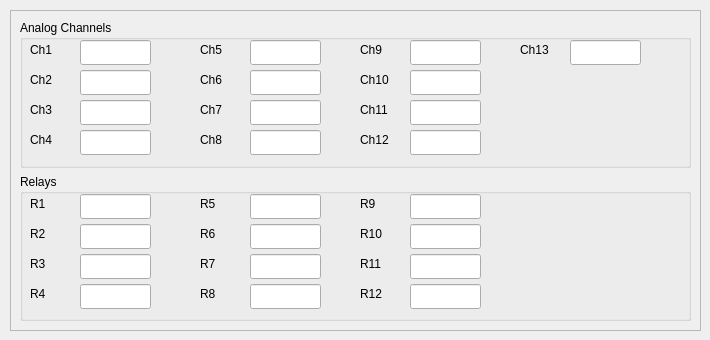
                  <widget class="QWidget" name="tab_mrs2">
                   <attribute name="title">
                    <string>MRS 2</string>
                   </attribute>
                   <widget class="QFrame" name="frame_mrs1_2">
                    <property name="geometry">
                     <rect>
                      <x>10</x>
                      <y>10</y>
                      <width>691</width>
                      <height>321</height>
                     </rect>
                    </property>
                    <property name="frameShape">
                     <enum>QFrame::StyledPanel</enum>
                    </property>
                    <property name="frameShadow">
                     <enum>QFrame::Raised</enum>
                    </property>
                    <layout class="QVBoxLayout" name="verticalLayout_2">
                     <item>
                      <widget class="QGroupBox" name="groupBox_analogs_2">
                       <property name="title">
                        <string>Analog Channels</string>
                       </property>
                       <widget class="QLabel" name="label_ch1_2">
                        <property name="geometry">
                         <rect>
                          <x>10</x>
                          <y>20</y>
                          <width>40</width>
                          <height>19</height>
                         </rect>
                        </property>
                        <property name="text">
                         <string>Ch1</string>
                        </property>
                       </widget>
                       <widget class="QLineEdit" name="lineEdit_ch1_2">
                        <property name="geometry">
                         <rect>
                          <x>60</x>
                          <y>20</y>
                          <width>71</width>
                          <height>25</height>
                         </rect>
                        </property>
                       </widget>
                       <widget class="QLineEdit" name="lineEdit_ch2_2">
                        <property name="geometry">
                         <rect>
                          <x>60</x>
                          <y>50</y>
                          <width>71</width>
                          <height>25</height>
                         </rect>
                        </property>
                       </widget>
                       <widget class="QLabel" name="label_ch2_2">
                        <property name="geometry">
                         <rect>
                          <x>10</x>
                          <y>50</y>
                          <width>41</width>
                          <height>19</height>
                         </rect>
                        </property>
                        <property name="text">
                         <string>Ch2</string>
                        </property>
                       </widget>
                       <widget class="QLineEdit" name="lineEdit_ch3_2">
                        <property name="geometry">
                         <rect>
                          <x>60</x>
                          <y>80</y>
                          <width>71</width>
                          <height>25</height>
                         </rect>
                        </property>
                       </widget>
                       <widget class="QLineEdit" name="lineEdit_ch4_2">
                        <property name="geometry">
                         <rect>
                          <x>60</x>
                          <y>110</y>
                          <width>71</width>
                          <height>25</height>
                         </rect>
                        </property>
                       </widget>
                       <widget class="QLabel" name="label_ch3_2">
                        <property name="geometry">
                         <rect>
                          <x>10</x>
                          <y>80</y>
                          <width>41</width>
                          <height>19</height>
                         </rect>
                        </property>
                        <property name="text">
                         <string>Ch3</string>
                        </property>
                       </widget>
                       <widget class="QLabel" name="label_ch4_2">
                        <property name="geometry">
                         <rect>
                          <x>10</x>
                          <y>110</y>
                          <width>41</width>
                          <height>19</height>
                         </rect>
                        </property>
                        <property name="text">
                         <string>Ch4</string>
                        </property>
                       </widget>
                       <widget class="QLabel" name="label_ch7_2">
                        <property name="geometry">
                         <rect>
                          <x>180</x>
                          <y>80</y>
                          <width>41</width>
                          <height>19</height>
                         </rect>
                        </property>
                        <property name="text">
                         <string>Ch7</string>
                        </property>
                       </widget>
                       <widget class="QLineEdit" name="lineEdit_ch5_2">
                        <property name="geometry">
                         <rect>
                          <x>230</x>
                          <y>20</y>
                          <width>71</width>
                          <height>25</height>
                         </rect>
                        </property>
                       </widget>
                       <widget class="QLineEdit" name="lineEdit_ch6_2">
                        <property name="geometry">
                         <rect>
                          <x>230</x>
                          <y>50</y>
                          <width>71</width>
                          <height>25</height>
                         </rect>
                        </property>
                       </widget>
                       <widget class="QLabel" name="label_ch5_2">
                        <property name="geometry">
                         <rect>
                          <x>180</x>
                          <y>20</y>
                          <width>41</width>
                          <height>19</height>
                         </rect>
                        </property>
                        <property name="text">
                         <string>Ch5</string>
                        </property>
                       </widget>
                       <widget class="QLineEdit" name="lineEdit_ch7_2">
                        <property name="geometry">
                         <rect>
                          <x>230</x>
                          <y>80</y>
                          <width>71</width>
                          <height>25</height>
                         </rect>
                        </property>
                       </widget>
                       <widget class="QLabel" name="label_ch8_2">
                        <property name="geometry">
                         <rect>
                          <x>180</x>
                          <y>110</y>
                          <width>41</width>
                          <height>19</height>
                         </rect>
                        </property>
                        <property name="text">
                         <string>Ch8</string>
                        </property>
                       </widget>
                       <widget class="QLabel" name="label_ch6_2">
                        <property name="geometry">
                         <rect>
                          <x>180</x>
                          <y>50</y>
                          <width>41</width>
                          <height>19</height>
                         </rect>
                        </property>
                        <property name="text">
                         <string>Ch6</string>
                        </property>
                       </widget>
                       <widget class="QLineEdit" name="lineEdit_ch8_2">
                        <property name="geometry">
                         <rect>
                          <x>230</x>
                          <y>110</y>
                          <width>71</width>
                          <height>25</height>
                         </rect>
                        </property>
                       </widget>
                       <widget class="QLabel" name="label_ch11_2">
                        <property name="geometry">
                         <rect>
                          <x>340</x>
                          <y>80</y>
                          <width>41</width>
                          <height>19</height>
                         </rect>
                        </property>
                        <property name="text">
                         <string>Ch11</string>
                        </property>
                       </widget>
                       <widget class="QLineEdit" name="lineEdit_ch9_2">
                        <property name="geometry">
                         <rect>
                          <x>390</x>
                          <y>20</y>
                          <width>71</width>
                          <height>25</height>
                         </rect>
                        </property>
                       </widget>
                       <widget class="QLineEdit" name="lineEdit_ch10_2">
                        <property name="geometry">
                         <rect>
                          <x>390</x>
                          <y>50</y>
                          <width>71</width>
                          <height>25</height>
                         </rect>
                        </property>
                       </widget>
                       <widget class="QLabel" name="label_ch9_2">
                        <property name="geometry">
                         <rect>
                          <x>340</x>
                          <y>20</y>
                          <width>41</width>
                          <height>19</height>
                         </rect>
                        </property>
                        <property name="text">
                         <string>Ch9</string>
                        </property>
                       </widget>
                       <widget class="QLineEdit" name="lineEdit_ch11_2">
                        <property name="geometry">
                         <rect>
                          <x>390</x>
                          <y>80</y>
                          <width>71</width>
                          <height>25</height>
                         </rect>
                        </property>
                       </widget>
                       <widget class="QLabel" name="label_ch12_2">
                        <property name="geometry">
                         <rect>
                          <x>340</x>
                          <y>110</y>
                          <width>41</width>
                          <height>19</height>
                         </rect>
                        </property>
                        <property name="text">
                         <string>Ch12</string>
                        </property>
                       </widget>
                       <widget class="QLabel" name="label_ch10_2">
                        <property name="geometry">
                         <rect>
                          <x>340</x>
                          <y>50</y>
                          <width>41</width>
                          <height>19</height>
                         </rect>
                        </property>
                        <property name="text">
                         <string>Ch10</string>
                        </property>
                       </widget>
                       <widget class="QLineEdit" name="lineEdit_ch12_2">
                        <property name="geometry">
                         <rect>
                          <x>390</x>
                          <y>110</y>
                          <width>71</width>
                          <height>25</height>
                         </rect>
                        </property>
                       </widget>
                       <widget class="QLineEdit" name="lineEdit_ch13_2">
                        <property name="geometry">
                         <rect>
                          <x>550</x>
                          <y>20</y>
                          <width>71</width>
                          <height>25</height>
                         </rect>
                        </property>
                       </widget>
                       <widget class="QLabel" name="label_ch13_2">
                        <property name="geometry">
                         <rect>
                          <x>500</x>
                          <y>20</y>
                          <width>41</width>
                          <height>19</height>
                         </rect>
                        </property>
                        <property name="text">
                         <string>Ch13</string>
                        </property>
                       </widget>
                      </widget>
                     </item>
                     <item>
                      <widget class="QGroupBox" name="groupBox_relays_2">
                       <property name="title">
                        <string>Relays</string>
                       </property>
                       <widget class="QLineEdit" name="lineEdit_r7_2">
                        <property name="geometry">
                         <rect>
                          <x>230</x>
                          <y>80</y>
                          <width>71</width>
                          <height>25</height>
                         </rect>
                        </property>
                       </widget>
                       <widget class="QLineEdit" name="lineEdit_r8_2">
                        <property name="geometry">
                         <rect>
                          <x>230</x>
                          <y>110</y>
                          <width>71</width>
                          <height>25</height>
                         </rect>
                        </property>
                       </widget>
                       <widget class="QLabel" name="label_r9_2">
                        <property name="geometry">
                         <rect>
                          <x>340</x>
                          <y>20</y>
                          <width>41</width>
                          <height>19</height>
                         </rect>
                        </property>
                        <property name="text">
                         <string>R9</string>
                        </property>
                       </widget>
                       <widget class="QLabel" name="label_r3_2">
                        <property name="geometry">
                         <rect>
                          <x>10</x>
                          <y>80</y>
                          <width>41</width>
                          <height>19</height>
                         </rect>
                        </property>
                        <property name="text">
                         <string>R3</string>
                        </property>
                       </widget>
                       <widget class="QLineEdit" name="lineEdit_r10_2">
                        <property name="geometry">
                         <rect>
                          <x>390</x>
                          <y>50</y>
                          <width>71</width>
                          <height>25</height>
                         </rect>
                        </property>
                       </widget>
                       <widget class="QLabel" name="label_r11_2">
                        <property name="geometry">
                         <rect>
                          <x>340</x>
                          <y>80</y>
                          <width>41</width>
                          <height>19</height>
                         </rect>
                        </property>
                        <property name="text">
                         <string>R11</string>
                        </property>
                       </widget>
                       <widget class="QLineEdit" name="lineEdit_r6_2">
                        <property name="geometry">
                         <rect>
                          <x>230</x>
                          <y>50</y>
                          <width>71</width>
                          <height>25</height>
                         </rect>
                        </property>
                       </widget>
                       <widget class="QLabel" name="label_r2_2">
                        <property name="geometry">
                         <rect>
                          <x>10</x>
                          <y>50</y>
                          <width>41</width>
                          <height>19</height>
                         </rect>
                        </property>
                        <property name="text">
                         <string>R2</string>
                        </property>
                       </widget>
                       <widget class="QLineEdit" name="lineEdit_r12_2">
                        <property name="geometry">
                         <rect>
                          <x>390</x>
                          <y>110</y>
                          <width>71</width>
                          <height>25</height>
                         </rect>
                        </property>
                       </widget>
                       <widget class="QLabel" name="label_r7_2">
                        <property name="geometry">
                         <rect>
                          <x>180</x>
                          <y>80</y>
                          <width>41</width>
                          <height>19</height>
                         </rect>
                        </property>
                        <property name="text">
                         <string>R7</string>
                        </property>
                       </widget>
                       <widget class="QLabel" name="label_r8_2">
                        <property name="geometry">
                         <rect>
                          <x>180</x>
                          <y>110</y>
                          <width>41</width>
                          <height>19</height>
                         </rect>
                        </property>
                        <property name="text">
                         <string>R8</string>
                        </property>
                       </widget>
                       <widget class="QLineEdit" name="lineEdit_r11_2">
                        <property name="geometry">
                         <rect>
                          <x>390</x>
                          <y>80</y>
                          <width>71</width>
                          <height>25</height>
                         </rect>
                        </property>
                       </widget>
                       <widget class="QLineEdit" name="lineEdit_r5_2">
                        <property name="geometry">
                         <rect>
                          <x>230</x>
                          <y>20</y>
                          <width>71</width>
                          <height>25</height>
                         </rect>
                        </property>
                       </widget>
                       <widget class="QLabel" name="label_r10_2">
                        <property name="geometry">
                         <rect>
                          <x>340</x>
                          <y>50</y>
                          <width>41</width>
                          <height>19</height>
                         </rect>
                        </property>
                        <property name="text">
                         <string>R10</string>
                        </property>
                       </widget>
                       <widget class="QLineEdit" name="lineEdit_r3_2">
                        <property name="geometry">
                         <rect>
                          <x>60</x>
                          <y>80</y>
                          <width>71</width>
                          <height>25</height>
                         </rect>
                        </property>
                       </widget>
                       <widget class="QLabel" name="label_r12_2">
                        <property name="geometry">
                         <rect>
                          <x>340</x>
                          <y>110</y>
                          <width>41</width>
                          <height>19</height>
                         </rect>
                        </property>
                        <property name="text">
                         <string>R12</string>
                        </property>
                       </widget>
                       <widget class="QLabel" name="label_r6_2">
                        <property name="geometry">
                         <rect>
                          <x>180</x>
                          <y>50</y>
                          <width>41</width>
                          <height>19</height>
                         </rect>
                        </property>
                        <property name="text">
                         <string>R6</string>
                        </property>
                       </widget>
                       <widget class="QLineEdit" name="lineEdit_r4_2">
                        <property name="geometry">
                         <rect>
                          <x>60</x>
                          <y>110</y>
                          <width>71</width>
                          <height>25</height>
                         </rect>
                        </property>
                       </widget>
                       <widget class="QLabel" name="label_r4_2">
                        <property name="geometry">
                         <rect>
                          <x>10</x>
                          <y>110</y>
                          <width>41</width>
                          <height>19</height>
                         </rect>
                        </property>
                        <property name="text">
                         <string>R4</string>
                        </property>
                       </widget>
                       <widget class="QLineEdit" name="lineEdit_r2_2">
                        <property name="geometry">
                         <rect>
                          <x>60</x>
                          <y>50</y>
                          <width>71</width>
                          <height>25</height>
                         </rect>
                        </property>
                       </widget>
                       <widget class="QLabel" name="label_r5_2">
                        <property name="geometry">
                         <rect>
                          <x>180</x>
                          <y>20</y>
                          <width>41</width>
                          <height>19</height>
                         </rect>
                        </property>
                        <property name="text">
                         <string>R5</string>
                        </property>
                       </widget>
                       <widget class="QLineEdit" name="lineEdit_r9_2">
                        <property name="geometry">
                         <rect>
                          <x>390</x>
                          <y>20</y>
                          <width>71</width>
                          <height>25</height>
                         </rect>
                        </property>
                       </widget>
                       <widget class="QLineEdit" name="lineEdit_r1_2">
                        <property name="geometry">
                         <rect>
                          <x>60</x>
                          <y>20</y>
                          <width>71</width>
                          <height>25</height>
                         </rect>
                        </property>
                       </widget>
                       <widget class="QLabel" name="label_r1_2">
                        <property name="geometry">
                         <rect>
                          <x>10</x>
                          <y>20</y>
                          <width>40</width>
                          <height>19</height>
                         </rect>
                        </property>
                        <property name="text">
                         <string>R1</string>
                        </property>
                       </widget>
                      </widget>
                     </item>
                    </layout>
                   </widget>
                  </widget>
